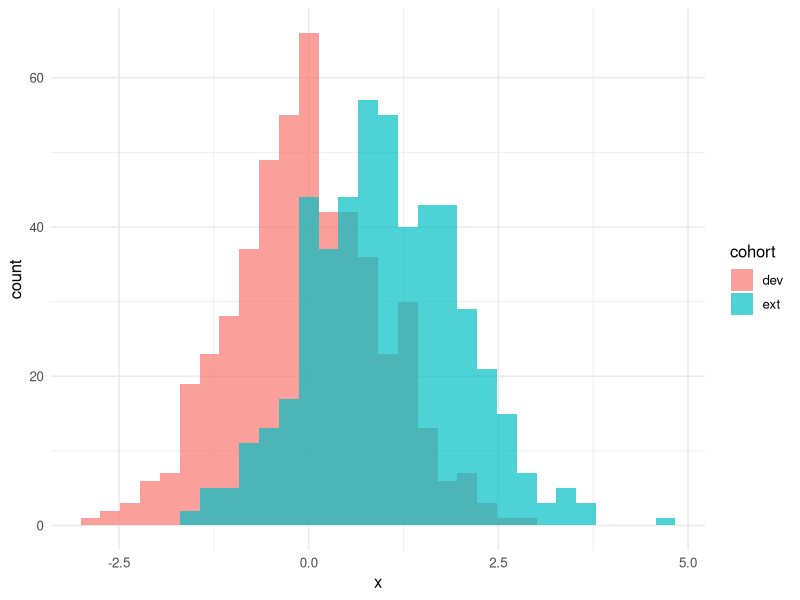
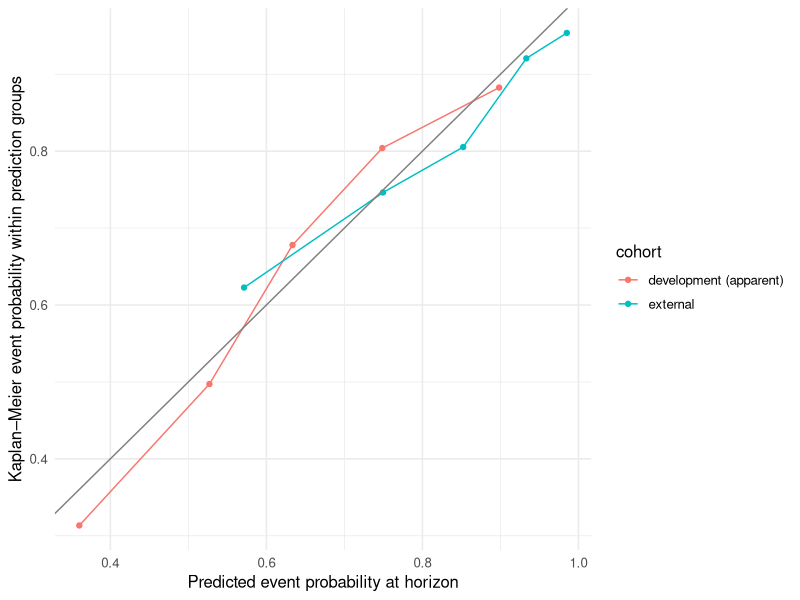

The R script that drew these images, in order:
## ---- chunk 1
#| label: setup
library(tidyverse)
library(survival)
library(pROC)
set.seed(42)
theme_set(theme_minimal(base_size = 12))
## ---- chunk 2
make_cohort <- function(n, mu_x = 0, beta = 0.6) {
  x <- rnorm(n, mu_x)
  lp <- beta * x
  t <- rexp(n, rate = exp(lp - 1))
  c <- rexp(n, rate = 0.1)
  time <- pmin(t, c)
  event <- as.integer(t <= c)
  tibble(x = x, time = time, event = event)
}
dev  <- make_cohort(500, mu_x = 0)
ext  <- make_cohort(500, mu_x = 1.0)   # distribution shift
bind_rows(dev |> mutate(cohort = "dev"),
          ext |> mutate(cohort = "ext")) |>
  ggplot(aes(x, fill = cohort)) +
  geom_histogram(bins = 30, alpha = 0.7, position = "identity")
## ---- chunk 3
fit <- coxph(Surv(time, event) ~ x, data = dev)
horizon <- 3

# Match the mean-centred baseline hazard to the same prediction reference.
# This helper is for the unstratified, fixed-covariate model used in this lab.
predict_surv <- function(fit, newdata, t) {
  bh <- basehaz(fit, centered = TRUE)
  stopifnot(length(t) == 1, is.finite(t), t >= 0, t <= max(bh$time))
  H0 <- c(0, bh$hazard)[findInterval(t, bh$time) + 1L]
  lp <- predict(fit, newdata = newdata, type = "lp", reference = "sample")
  exp(-H0 * exp(lp))
}

# Marginal IPCW is valid here because censoring is independent of X and T.
# Censoring that depends on predictors needs a conditional censoring model.
horizon_weights <- function(data, t) {
  g <- survfit(Surv(time, 1 - event) ~ 1, data = data)
  g_before <- c(1, g$surv)[findInterval(data$time, g$time, left.open = TRUE) + 1L]
  g_at <- c(1, g$surv)[findInterval(t, g$time) + 1L]
  cases <- data$event == 1 & data$time <= t
  controls <- data$time > t
  if (g_at <= 0 || any(g_before[cases] <= 0))
    stop("Insufficient censoring support at this horizon")
  weights <- numeric(nrow(data))
  weights[cases] <- 1 / g_before[cases]
  weights[controls] <- 1 / g_at
  list(cases = cases, controls = controls, weights = weights)
}

score_horizon <- function(data, p_event, t) {
  stopifnot(length(p_event) == nrow(data), all(is.finite(p_event)),
            all(p_event >= 0 & p_event <= 1))
  w <- horizon_weights(data, t)
  brier <- mean(w$weights * (as.numeric(w$cases) - p_event)^2)
  km <- survfit(Surv(time, event) ~ 1, data = data)
  null_risk <- 1 - c(1, km$surv)[findInterval(t, km$time) + 1L]
  null_brier <- mean(w$weights * (as.numeric(w$cases) - null_risk)^2)
  # Cumulative/dynamic AUC: observed cases by t against survivors beyond t.
  auc <- NA_real_
  if (any(w$cases) && any(w$controls)) {
    order_control <- order(p_event[w$controls])
    control_risk <- p_event[w$controls][order_control]
    cumulative_weight <- c(0, cumsum(w$weights[w$controls][order_control]))
    below <- cumulative_weight[findInterval(p_event[w$cases], control_risk,
                                           left.open = TRUE) + 1L]
    at_or_below <- cumulative_weight[findInterval(p_event[w$cases], control_risk) + 1L]
    auc <- sum(w$weights[w$cases] * (below + .5 * (at_or_below - below))) /
      (sum(w$weights[w$cases]) * sum(w$weights[w$controls]))
  }
  c(auc = auc, brier = brier,
    ipa = if (null_brier > 0) 1 - brier / null_brier else NA_real_)
}

s_dev <- predict_surv(fit, dev, horizon)
s_ext <- predict_surv(fit, ext, horizon)
metrics_dev <- score_horizon(dev, 1 - s_dev, horizon)
metrics_ext <- score_horizon(ext, 1 - s_ext, horizon)
b_dev <- unname(metrics_dev["brier"]); b_ext <- unname(metrics_ext["brier"])
ipa_dev <- unname(metrics_dev["ipa"]); ipa_ext <- unname(metrics_ext["ipa"])
auc_dev <- unname(metrics_dev["auc"]); auc_ext <- unname(metrics_ext["auc"])
rbind(development_apparent = metrics_dev, external = metrics_ext)
## ---- chunk 4
mk_cal <- function(p, data, lab, t) {
  breaks <- unique(quantile(p, seq(0, 1, by = .2)))
  bin <- if (length(breaks) > 1) cut(p, breaks, include.lowest = TRUE) else factor(rep(1, length(p)))
  bind_rows(lapply(split(seq_along(p), bin), function(i) {
    km <- survfit(Surv(time, event) ~ 1, data = data[i, ])
    # Do not extend a group's observed risk beyond its follow-up support.
    observed <- if (max(data$time[i]) >= t) {
      1 - c(1, km$surv)[findInterval(t, km$time) + 1L]
    } else NA_real_
    tibble(cohort = lab, mean_pred = mean(p[i]), obs = observed)
  }))
}
bind_rows(mk_cal(1 - s_dev, dev, "development (apparent)", horizon),
          mk_cal(1 - s_ext, ext, "external", horizon)) |>
  ggplot(aes(mean_pred, obs, colour = cohort)) +
  geom_point() + geom_line() +
  geom_abline(slope = 1, intercept = 0, colour = "grey50") +
  labs(x = "Predicted event probability at horizon",
       y = "Kaplan–Meier event probability within prediction groups")
## ---- chunk 5
sessionInfo()
